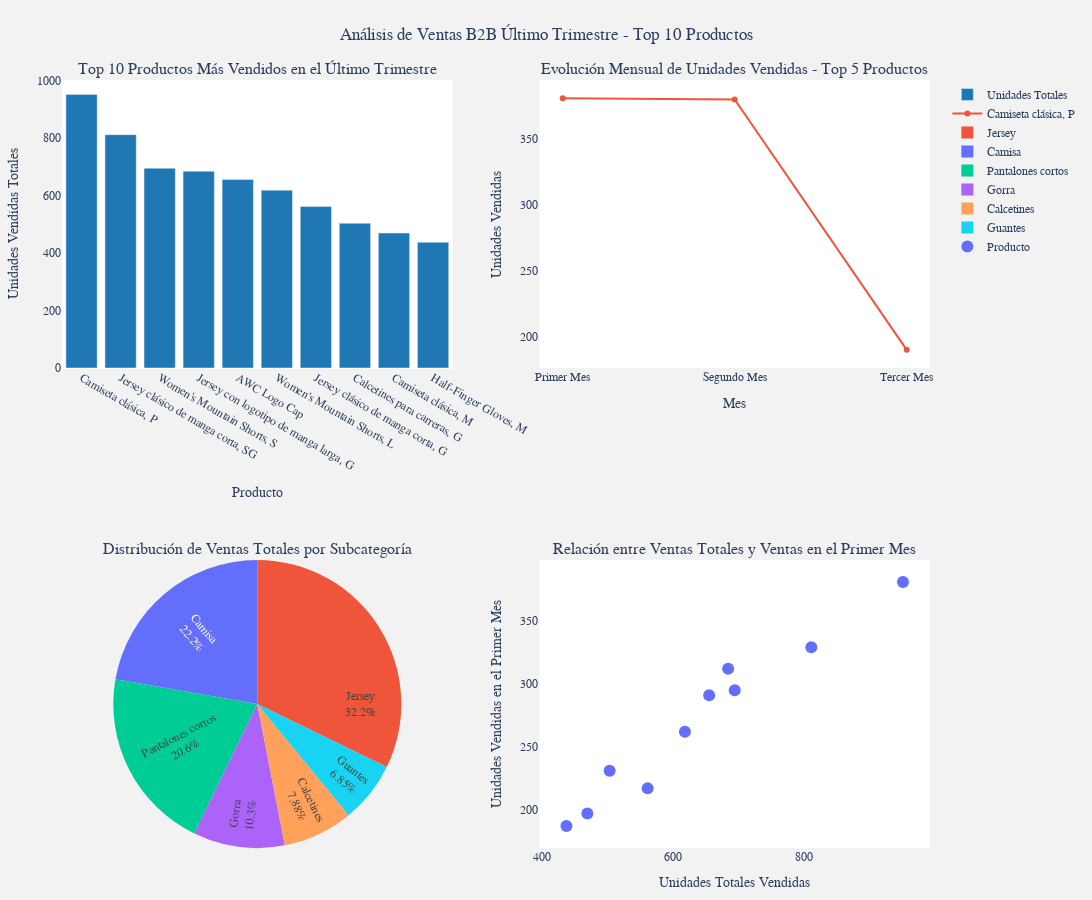

Here is the notebook cell this chart was saved with:
### Code cell
create_dashboard_from_json(results['graphics_json'])

### Figure 1 — Plotly figure (JSON) as saved in the notebook; plotly's stock layout.template omitted (floating-point values rounded to 4 significant figures)
{"data": [{"marker": {"color": "#1f77b4"}, "name": "Unidades Totales", "type": "bar", "x": ["Camiseta clásica, P", "Jersey clásico de manga corta, SG", "Women's Mountain Shorts, S", "Jersey con logotipo de manga larga, G", "AWC Logo Cap", "Women's Mountain Shorts, L", "Jersey clásico de manga corta, G", "Calcetines para carreras, G", "Camiseta clásica, M", "Half-Finger Gloves, M"], "xaxis": "x", "y": [951, 811, 694, 684, 655, 618, 561, 503, 469, 437], "yaxis": "y"}, {"mode": "lines+markers", "name": "Camiseta clásica, P", "type": "scatter", "x": ["Primer Mes", "Segundo Mes", "Tercer Mes"], "xaxis": "x2", "y": [381, 380, 190], "yaxis": "y2"}, {"domain": {"x": [0, 0.45], "y": [0, 0.375]}, "insidetextorientation": "radial", "labels": ["Camisa", "Jersey", "Pantalones cortos", "Gorra", "Calcetines", "Guantes"], "marker": {"colors": ["#636efa", "#ef553b", "#00cc96", "#ab63fa", "#ffa15a", "#19d3f3"]}, "name": "Distribución por Subcategoría", "textinfo": "label+percent", "type": "pie", "values": [1420, 2056, 1312, 655, 503, 437]}, {"marker": {"color": "#636efa", "size": 12}, "mode": "markers", "name": "Producto", "text": ["Camiseta clásica, P", "Jersey clásico de manga corta, SG", "Women's Mountain Shorts, S", "Jersey con logotipo de manga larga, G", "AWC Logo Cap", "Women's Mountain Shorts, L", "Jersey clásico de manga corta, G", "Calcetines para carreras, G", "Camiseta clásica, M", "Half-Finger Gloves, M"], "type": "scatter", "x": [951, 811, 694, 684, 655, 618, 561, 503, 469, 437], "xaxis": "x3", "y": [381, 329, 295, 312, 291, 262, 217, 231, 197, 187], "yaxis": "y3"}], "layout": {"annotations": [{"font": {"size": 16}, "showarrow": false, "text": "Top 10 Productos Más Vendidos en el Último Trimestre", "x": 0.225, "xanchor": "center", "xref": "paper", "y": 1, "yanchor": "bottom", "yref": "paper"}, {"font": {"size": 16}, "showarrow": false, "text": "Evolución Mensual de Unidades Vendidas - Top 5 Productos", "x": 0.775, "xanchor": "center", "xref": "paper", "y": 1, "yanchor": "bottom", "yref": "paper"}, {"font": {"size": 16}, "showarrow": false, "text": "Distribución de Ventas Totales por Subcategoría", "x": 0.225, "xanchor": "center", "xref": "paper", "y": 0.375, "yanchor": "bottom", "yref": "paper"}, {"font": {"size": 16}, "showarrow": false, "text": "Relación entre Ventas Totales y Ventas en el Primer Mes", "x": 0.775, "xanchor": "center", "xref": "paper", "y": 0.375, "yanchor": "bottom", "yref": "paper"}], "autosize": true, "font": {"family": "Arial, sans-serif", "size": 12}, "height": 900, "margin": {"b": 50, "l": 50, "r": 50, "t": 80}, "paper_bgcolor": "#f2f2f2", "plot_bgcolor": "#ffffff", "title": {"text": "Análisis de Ventas B2B Último Trimestre - Top 10 Productos", "x": 0.5}, "width": 1600, "xaxis": {"anchor": "y", "domain": [0, 0.45], "title": {"text": "Producto"}}, "xaxis2": {"anchor": "y2", "domain": [0.55, 1], "title": {"text": "Mes"}}, "xaxis3": {"anchor": "y3", "domain": [0.55, 1], "title": {"text": "Unidades Totales Vendidas"}}, "yaxis": {"anchor": "x", "domain": [0.625, 1], "title": {"text": "Unidades Vendidas Totales"}}, "yaxis2": {"anchor": "x2", "domain": [0.625, 1], "title": {"text": "Unidades Vendidas"}}, "yaxis3": {"anchor": "x3", "domain": [0, 0.375], "title": {"text": "Unidades Vendidas en el Primer Mes"}}}}
